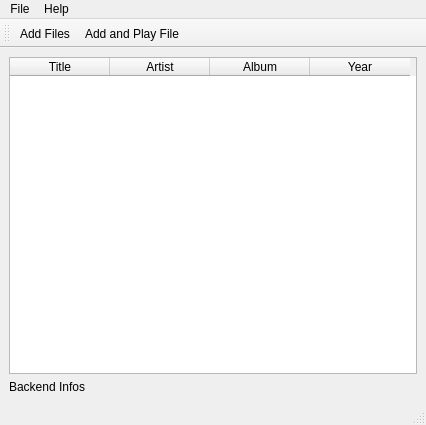
<ui version="4.0" >
 <class>MainWindow</class>
 <widget class="QMainWindow" name="MainWindow" >
  <property name="geometry" >
   <rect>
    <x>0</x>
    <y>0</y>
    <width>426</width>
    <height>425</height>
   </rect>
  </property>
  <property name="windowTitle" >
   <string>MultipleVideoPlayer - PlayList</string>
  </property>
  <property name="windowIcon" >
   <iconset resource="multiplevideoplayer.qrc" >
    <normaloff>:/images/volume.png</normaloff>:/images/volume.png</iconset>
  </property>
  <widget class="QWidget" name="centralwidget" >
   <property name="geometry" >
    <rect>
     <x>0</x>
     <y>53</y>
     <width>426</width>
     <height>353</height>
    </rect>
   </property>
   <layout class="QGridLayout" name="gridLayout" >
    <item row="0" column="0" colspan="2" >
     <widget class="QSplitter" name="splitter" >
      <property name="orientation" >
       <enum>Qt::Vertical</enum>
      </property>
      <widget class="QTableWidget" name="tableWidget" >
       <property name="editTriggers" >
        <set>QAbstractItemView::NoEditTriggers</set>
       </property>
       <column>
        <property name="text" >
         <string>Title</string>
        </property>
       </column>
       <column>
        <property name="text" >
         <string>Artist</string>
        </property>
       </column>
       <column>
        <property name="text" >
         <string>Album</string>
        </property>
       </column>
       <column>
        <property name="text" >
         <string>Year</string>
        </property>
       </column>
      </widget>
     </widget>
    </item>
    <item row="1" column="0" colspan="2" >
     <widget class="QLabel" name="backendInfosLabel" >
      <property name="text" >
       <string>Backend Infos</string>
      </property>
     </widget>
    </item>
   </layout>
  </widget>
  <widget class="QMenuBar" name="menubar" >
   <property name="geometry" >
    <rect>
     <x>0</x>
     <y>0</y>
     <width>426</width>
     <height>19</height>
    </rect>
   </property>
   <widget class="QMenu" name="menuFile" >
    <property name="title" >
     <string>File</string>
    </property>
    <addaction name="actionAddFiles" />
    <addaction name="actionOpenDVD" />
    <addaction name="separator" />
    <addaction name="actionExit" />
   </widget>
   <widget class="QMenu" name="menuHelp" >
    <property name="title" >
     <string>Help</string>
    </property>
    <addaction name="actionAbout" />
    <addaction name="actionAboutQt" />
   </widget>
   <addaction name="menuFile" />
   <addaction name="menuHelp" />
  </widget>
  <widget class="QStatusBar" name="statusbar" >
   <property name="geometry" >
    <rect>
     <x>0</x>
     <y>406</y>
     <width>426</width>
     <height>19</height>
    </rect>
   </property>
  </widget>
  <widget class="QToolBar" name="toolBar" >
   <property name="geometry" >
    <rect>
     <x>0</x>
     <y>19</y>
     <width>426</width>
     <height>34</height>
    </rect>
   </property>
   <property name="windowTitle" >
    <string>toolBar</string>
   </property>
   <property name="movable" >
    <bool>true</bool>
   </property>
   <attribute name="toolBarArea" >
    <enum>TopToolBarArea</enum>
   </attribute>
   <attribute name="toolBarBreak" >
    <bool>false</bool>
   </attribute>
   <addaction name="actionAddFiles" />
   <addaction name="actionAddPlayFile" />
  </widget>
  <action name="actionAddFiles" >
   <property name="icon" >
    <iconset resource="multiplevideoplayer.qrc" >
     <normaloff>:/images/plus.png</normaloff>:/images/plus.png</iconset>
   </property>
   <property name="text" >
    <string>Add Files</string>
   </property>
  </action>
  <action name="actionExit" >
   <property name="icon" >
    <iconset resource="multiplevideoplayer.qrc" >
     <normaloff>:/images/exit.png</normaloff>:/images/exit.png</iconset>
   </property>
   <property name="text" >
    <string>Exit</string>
   </property>
  </action>
  <action name="actionAbout" >
   <property name="icon" >
    <iconset resource="multiplevideoplayer.qrc" >
     <normaloff>:/images/volume.png</normaloff>:/images/volume.png</iconset>
   </property>
   <property name="text" >
    <string>About</string>
   </property>
  </action>
  <action name="actionAboutQt" >
   <property name="icon" >
    <iconset resource="multiplevideoplayer.qrc" >
     <normaloff>:/images/qt.png</normaloff>:/images/qt.png</iconset>
   </property>
   <property name="text" >
    <string>About Qt</string>
   </property>
  </action>
  <action name="actionPlay" >
   <property name="icon" >
    <iconset resource="multiplevideoplayer.qrc" >
     <normaloff>:/images/play.png</normaloff>:/images/play.png</iconset>
   </property>
   <property name="text" >
    <string>Play</string>
   </property>
  </action>
  <action name="actionPause" >
   <property name="icon" >
    <iconset resource="multiplevideoplayer.qrc" >
     <normaloff>:/images/pause.png</normaloff>:/images/pause.png</iconset>
   </property>
   <property name="text" >
    <string>Pause</string>
   </property>
  </action>
  <action name="actionStop" >
   <property name="icon" >
    <iconset resource="multiplevideoplayer.qrc" >
     <normaloff>:/images/stop.png</normaloff>:/images/stop.png</iconset>
   </property>
   <property name="text" >
    <string>Stop</string>
   </property>
  </action>
  <action name="actionFullscreen" >
   <property name="icon" >
    <iconset resource="multiplevideoplayer.qrc" >
     <normaloff>:/images/fullscreen.png</normaloff>:/images/fullscreen.png</iconset>
   </property>
   <property name="text" >
    <string>Fullscreen</string>
   </property>
  </action>
  <action name="actionOpenDVD" >
   <property name="icon" >
    <iconset resource="multiplevideoplayer.qrc" >
     <normaloff>:/images/dvd.png</normaloff>:/images/dvd.png</iconset>
   </property>
   <property name="text" >
    <string>Open DVD</string>
   </property>
  </action>
  <action name="actionAddPlayFile" >
   <property name="icon" >
    <iconset resource="multiplevideoplayer.qrc" >
     <normaloff>:/images/addplay.png</normaloff>:/images/addplay.png</iconset>
   </property>
   <property name="text" >
    <string>Add and Play File</string>
   </property>
  </action>
 </widget>
 <resources>
  <include location="multiplevideoplayer.qrc" />
 </resources>
 <connections/>
</ui>
